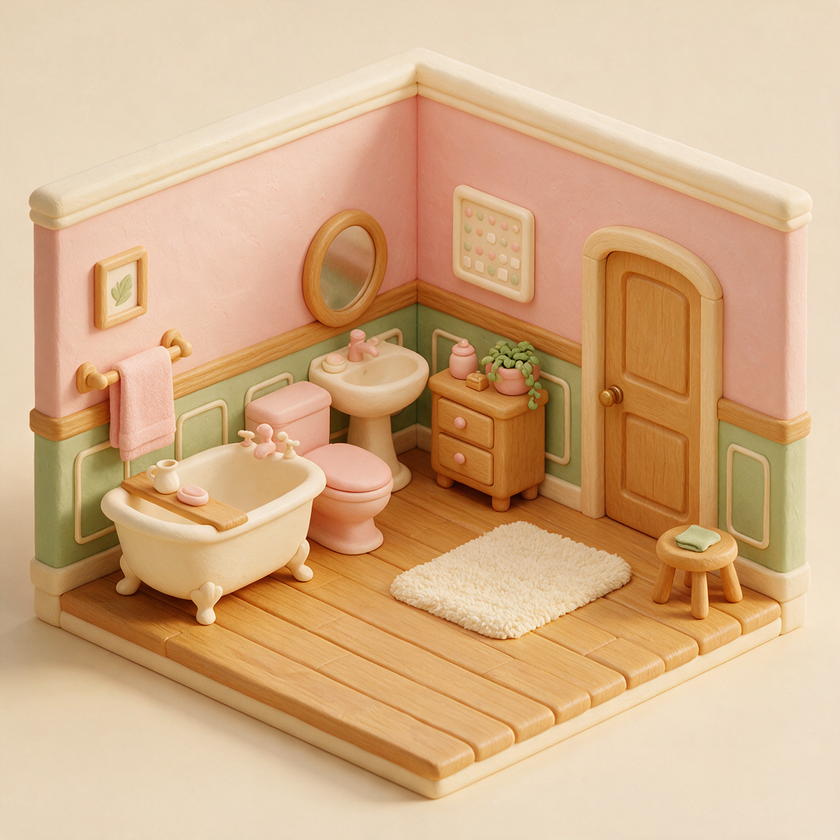
#> input picture art/raw/bathroom_birdseye.png, 840 x 840 px, shrunk from 1024 x 1024 before the run
$ python grid.py ../art/raw/bathroom_birdseye.png ../art/raw/bathroom_diorama.png
#> lines starting #> are read from the running program, lines starting #| are printed output that depends on the picture
#!/usr/bin/env python3
"""Draw the game's own coordinate grid on a plate so you can read floor corners, doors and stand points by eye.
Usage: grid.py <plate image> <out.png> [--step 5]
x runs 0..100 across the plate; y runs 0..(100 * height / width) down it, so a tall 768x1344 plate is 0..175 and a
square plate 0..100. Every line is labelled; every second line is darker. Open out.png and read the numbers."""
import sys
from PIL import Image, ImageDraw
src, out = sys.argv[1], sys.argv[2]
step = float(sys.argv[sys.argv.index('--step') + 1]) if '--step' in sys.argv else 5.0
im = Image.open(src).convert('RGB'); W, H = im.size; k = W / 100.0; ymax = H / k
#> further down, im is the input picture: PIL image 840x840 RGB; mean R, G, B 212.4, 174.7, 135.8
#> after `W, H = im.size`: W = 840; H = 840
#> after `k = W / 100.0`: k = 8.4
#> after `ymax = H / k`: ymax = 100
d = ImageDraw.Draw(im, 'RGBA')
i = 0; v = 0.0
while v <= 100.0001:
    x = v * k; dark = i % 2 == 0
    d.line([(x, 0), (x, H)], fill=(255, 0, 80, 150 if dark else 70), width=1)
    if dark: d.text((x + 2, 2), f'{v:g}', fill=(255, 0, 80, 255))
    v += step; i += 1
#> after the loop, i = 21; v = 105
i = 0; v = 0.0
while v <= ymax + 0.0001:
    y = v * k; dark = i % 2 == 0
    d.line([(0, y), (W, y)], fill=(0, 90, 255, 150 if dark else 70), width=1)
    if dark: d.text((2, y + 2), f'{v:g}', fill=(0, 90, 255, 255))
    v += step; i += 1
#> after the loop, i = 21; v = 105
im.save(out); print(f'{out}: x 0..100, y 0..{ymax:.0f}, step {step:g}')
#> after `im.save(out)`:
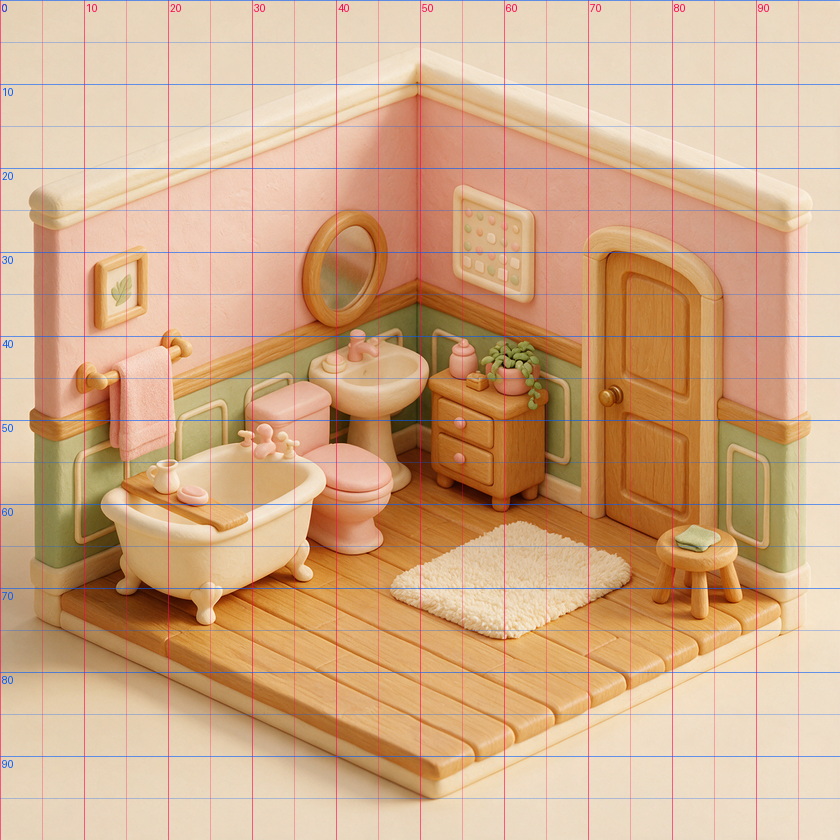
#> saved as bathroom_diorama.png: PIL image 840x840 RGB; mean R, G, B 210.6, 171.9, 136.5
#| ../art/raw/bathroom_diorama.png: x 0..100, y 0..100, step 5

$ run again, on art/raw/bathroom_empty.png
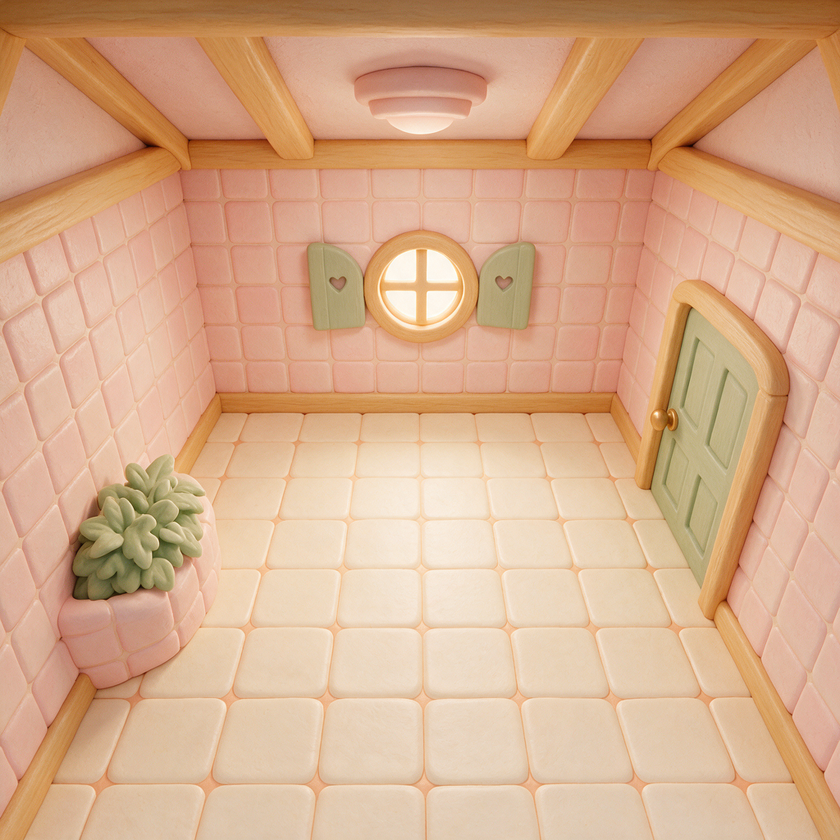
#> input picture art/raw/bathroom_empty.png, 840 x 840 px, shrunk from 1024 x 1024 before the run
#> im is the input picture: PIL image 840x840 RGB; mean R, G, B 214.7, 172.6, 139.7
#> after the loop `while v <= 100.0001:`: i = 21; v = 105
#> after the loop `while v <= ymax + 0.0001:`: i = 21; v = 105
#> `im.save(out)`:
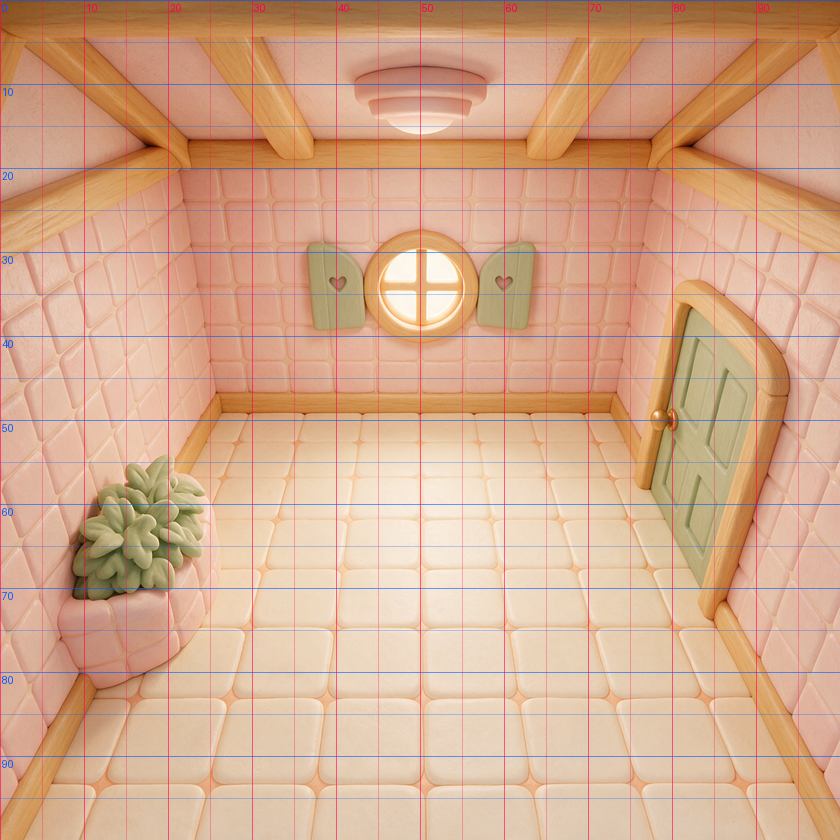
#> saved as bathroom_empty.png: PIL image 840x840 RGB; mean R, G, B 212.9, 170, 140.4
#| ../art/raw/bathroom_empty.png: x 0..100, y 0..100, step 5

$ run again, on art/raw/bedroom_empty.png
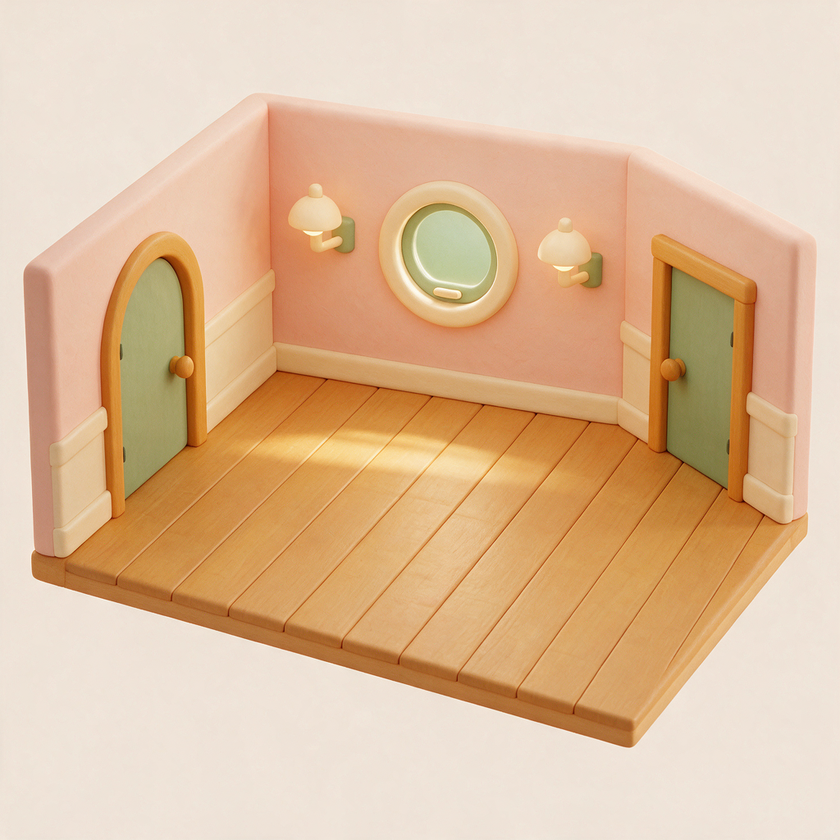
#> input picture art/raw/bedroom_empty.png, 840 x 840 px, shrunk from 1024 x 1024 before the run
#> im is the input picture: PIL image 840x840 RGB; mean R, G, B 222.4, 188.7, 154.9
#> after the loop `while v <= 100.0001:`: i = 21; v = 105
#> after the loop `while v <= ymax + 0.0001:`: i = 21; v = 105
#> `im.save(out)`:
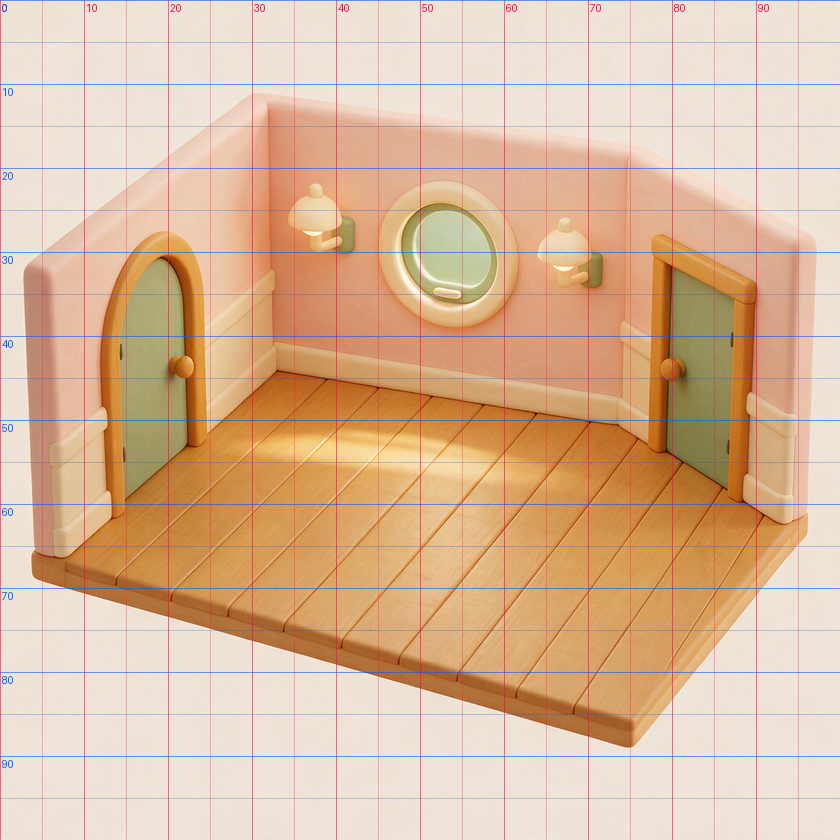
#> saved as bedroom_empty.png: PIL image 840x840 RGB; mean R, G, B 220.4, 185.6, 155.1
#| ../art/raw/bedroom_empty.png: x 0..100, y 0..100, step 5

$ run again, on art/raw/bedroom_sleep.png
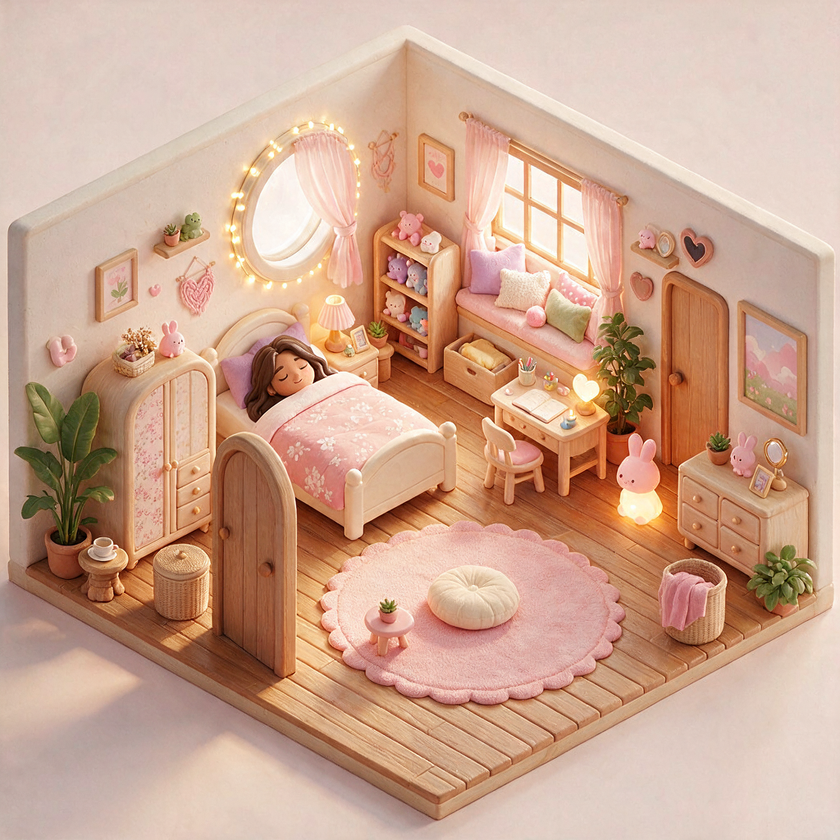
#> input picture art/raw/bedroom_sleep.png, 840 x 840 px, shrunk from 1024 x 1024 before the run
#> im is the input picture: PIL image 840x840 RGB; mean R, G, B 204.9, 166.5, 144.5
#> after the loop `while v <= 100.0001:`: i = 21; v = 105
#> after the loop `while v <= ymax + 0.0001:`: i = 21; v = 105
#> `im.save(out)`:
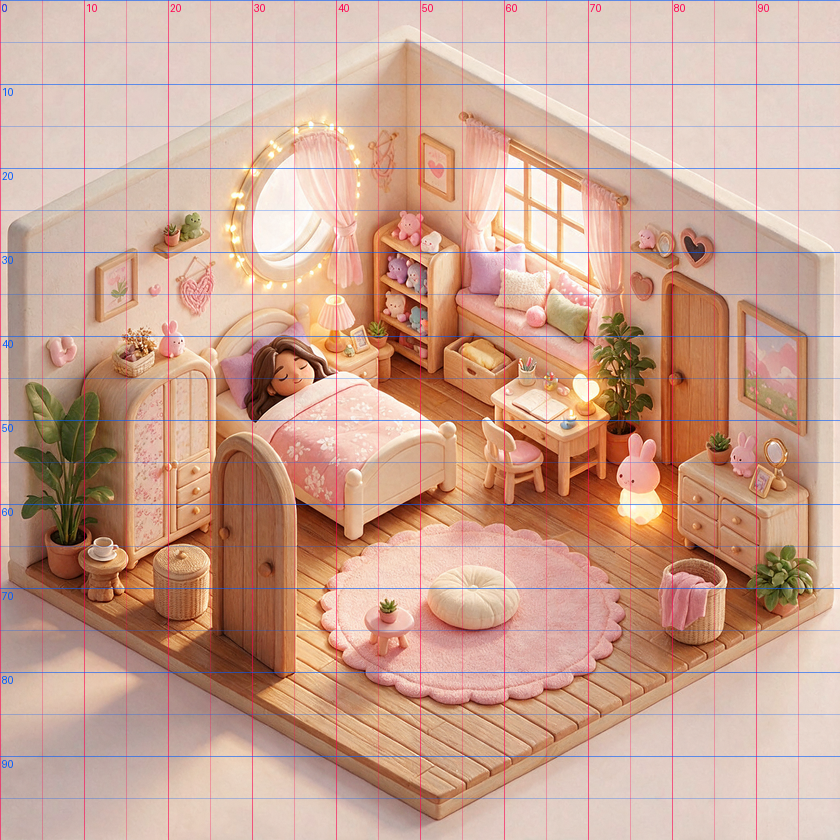
#> saved as bedroom_sleep.png: PIL image 840x840 RGB; mean R, G, B 203.2, 163.9, 144.9
#| ../art/raw/bedroom_sleep.png: x 0..100, y 0..100, step 5
